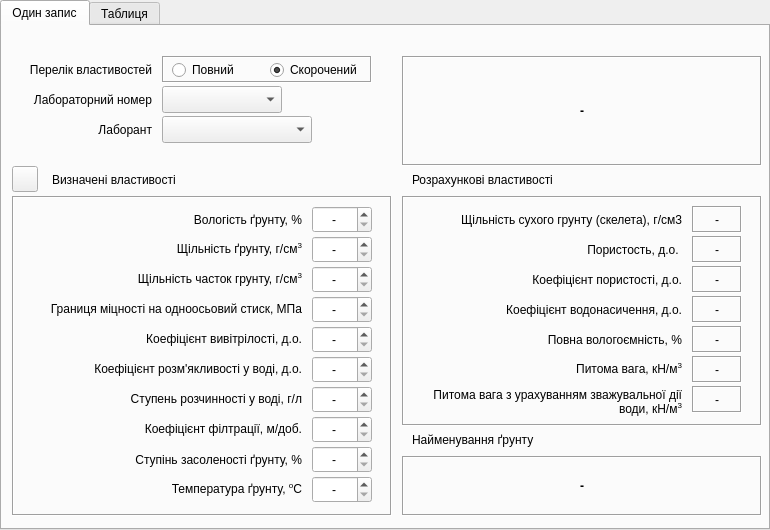
<?xml version="1.0" encoding="UTF-8"?>
<ui version="4.0">
 <class>Skala_win</class>
 <widget class="QTabWidget" name="Skala_win">
  <property name="geometry">
   <rect>
    <x>0</x>
    <y>0</y>
    <width>770</width>
    <height>530</height>
   </rect>
  </property>
  <property name="windowTitle">
   <string>Властивості скельних ґрунтів</string>
  </property>
  <property name="windowIcon">
   <iconset>
    <normaloff>../icons/16x16/categories/applications-engineering.png</normaloff>../icons/16x16/categories/applications-engineering.png</iconset>
  </property>
  <property name="locale">
   <locale language="Ukrainian" country="Ukraine"/>
  </property>
  <property name="currentIndex">
   <number>0</number>
  </property>
  <property name="tabsClosable">
   <bool>false</bool>
  </property>
  <property name="movable">
   <bool>false</bool>
  </property>
  <widget class="QWidget" name="tab">
   <attribute name="title">
    <string>Один запис</string>
   </attribute>
   <widget class="QLabel" name="label">
    <property name="geometry">
     <rect>
      <x>400</x>
      <y>30</y>
      <width>360</width>
      <height>110</height>
     </rect>
    </property>
    <property name="font">
     <font>
      <weight>75</weight>
      <bold>true</bold>
     </font>
    </property>
    <property name="frameShape">
     <enum>QFrame::Box</enum>
    </property>
    <property name="frameShadow">
     <enum>QFrame::Sunken</enum>
    </property>
    <property name="text">
     <string>-</string>
    </property>
    <property name="alignment">
     <set>Qt::AlignCenter</set>
    </property>
    <property name="wordWrap">
     <bool>true</bool>
    </property>
   </widget>
   <widget class="QLabel" name="label_19">
    <property name="geometry">
     <rect>
      <x>50</x>
      <y>140</y>
      <width>140</width>
      <height>27</height>
     </rect>
    </property>
    <property name="text">
     <string>Визначені властивості</string>
    </property>
    <property name="alignment">
     <set>Qt::AlignLeading|Qt::AlignLeft|Qt::AlignVCenter</set>
    </property>
   </widget>
   <widget class="QLabel" name="label_20">
    <property name="geometry">
     <rect>
      <x>10</x>
      <y>60</y>
      <width>140</width>
      <height>27</height>
     </rect>
    </property>
    <property name="sizePolicy">
     <sizepolicy hsizetype="Preferred" vsizetype="Preferred">
      <horstretch>0</horstretch>
      <verstretch>0</verstretch>
     </sizepolicy>
    </property>
    <property name="text">
     <string>Лабораторний номер</string>
    </property>
    <property name="alignment">
     <set>Qt::AlignRight|Qt::AlignTrailing|Qt::AlignVCenter</set>
    </property>
   </widget>
   <widget class="QComboBox" name="comboBox">
    <property name="geometry">
     <rect>
      <x>160</x>
      <y>60</y>
      <width>120</width>
      <height>27</height>
     </rect>
    </property>
   </widget>
   <widget class="QFrame" name="frame_2">
    <property name="geometry">
     <rect>
      <x>10</x>
      <y>170</y>
      <width>380</width>
      <height>320</height>
     </rect>
    </property>
    <property name="frameShape">
     <enum>QFrame::Box</enum>
    </property>
    <property name="frameShadow">
     <enum>QFrame::Sunken</enum>
    </property>
    <widget class="QLabel" name="label_14">
     <property name="geometry">
      <rect>
       <x>10</x>
       <y>250</y>
       <width>280</width>
       <height>27</height>
      </rect>
     </property>
     <property name="text">
      <string>Ступiнь засоленостi ґрунту, %</string>
     </property>
     <property name="alignment">
      <set>Qt::AlignRight|Qt::AlignTrailing|Qt::AlignVCenter</set>
     </property>
    </widget>
    <widget class="QLabel" name="label_3">
     <property name="geometry">
      <rect>
       <x>10</x>
       <y>10</y>
       <width>280</width>
       <height>27</height>
      </rect>
     </property>
     <property name="text">
      <string>Вологість ґрунту, %</string>
     </property>
     <property name="alignment">
      <set>Qt::AlignRight|Qt::AlignTrailing|Qt::AlignVCenter</set>
     </property>
    </widget>
    <widget class="QDoubleSpinBox" name="doubleSpinBox_14">
     <property name="geometry">
      <rect>
       <x>300</x>
       <y>280</y>
       <width>60</width>
       <height>27</height>
      </rect>
     </property>
     <property name="locale">
      <locale language="C" country="AnyCountry"/>
     </property>
     <property name="alignment">
      <set>Qt::AlignCenter</set>
     </property>
     <property name="specialValueText">
      <string>-</string>
     </property>
     <property name="decimals">
      <number>1</number>
     </property>
     <property name="minimum">
      <double>-99.000000000000000</double>
     </property>
     <property name="singleStep">
      <double>0.100000000000000</double>
     </property>
     <property name="value">
      <double>-99.000000000000000</double>
     </property>
    </widget>
    <widget class="QLabel" name="label_16">
     <property name="geometry">
      <rect>
       <x>10</x>
       <y>280</y>
       <width>280</width>
       <height>27</height>
      </rect>
     </property>
     <property name="text">
      <string>&lt;html&gt;&lt;head/&gt;&lt;body&gt;&lt;p&gt;Температура ґрунту, &lt;span style=&quot; vertical-align:super;&quot;&gt;o&lt;/span&gt;С&lt;/p&gt;&lt;/body&gt;&lt;/html&gt;</string>
     </property>
     <property name="alignment">
      <set>Qt::AlignRight|Qt::AlignTrailing|Qt::AlignVCenter</set>
     </property>
    </widget>
    <widget class="QLabel" name="label_4">
     <property name="geometry">
      <rect>
       <x>10</x>
       <y>40</y>
       <width>280</width>
       <height>27</height>
      </rect>
     </property>
     <property name="text">
      <string>&lt;html&gt;&lt;head/&gt;&lt;body&gt;&lt;p&gt;Щільність ґрунту, г/см&lt;span style=&quot; vertical-align:super;&quot;&gt;3&lt;/span&gt;&lt;/p&gt;&lt;/body&gt;&lt;/html&gt;</string>
     </property>
     <property name="alignment">
      <set>Qt::AlignRight|Qt::AlignTrailing|Qt::AlignVCenter</set>
     </property>
    </widget>
    <widget class="QDoubleSpinBox" name="doubleSpinBox_4">
     <property name="geometry">
      <rect>
       <x>300</x>
       <y>40</y>
       <width>60</width>
       <height>27</height>
      </rect>
     </property>
     <property name="locale">
      <locale language="C" country="AnyCountry"/>
     </property>
     <property name="alignment">
      <set>Qt::AlignCenter</set>
     </property>
     <property name="specialValueText">
      <string>-</string>
     </property>
     <property name="maximum">
      <double>9.990000000000000</double>
     </property>
     <property name="singleStep">
      <double>0.010000000000000</double>
     </property>
    </widget>
    <widget class="QDoubleSpinBox" name="doubleSpinBox">
     <property name="geometry">
      <rect>
       <x>300</x>
       <y>10</y>
       <width>60</width>
       <height>27</height>
      </rect>
     </property>
     <property name="locale">
      <locale language="C" country="AnyCountry"/>
     </property>
     <property name="wrapping">
      <bool>false</bool>
     </property>
     <property name="alignment">
      <set>Qt::AlignCenter</set>
     </property>
     <property name="specialValueText">
      <string>-</string>
     </property>
     <property name="decimals">
      <number>1</number>
     </property>
     <property name="minimum">
      <double>0.000000000000000</double>
     </property>
     <property name="maximum">
      <double>999.899999999999977</double>
     </property>
     <property name="singleStep">
      <double>0.100000000000000</double>
     </property>
     <property name="value">
      <double>0.000000000000000</double>
     </property>
    </widget>
    <widget class="QDoubleSpinBox" name="doubleSpinBox_12">
     <property name="geometry">
      <rect>
       <x>300</x>
       <y>250</y>
       <width>60</width>
       <height>27</height>
      </rect>
     </property>
     <property name="locale">
      <locale language="C" country="AnyCountry"/>
     </property>
     <property name="alignment">
      <set>Qt::AlignCenter</set>
     </property>
     <property name="specialValueText">
      <string>-</string>
     </property>
     <property name="decimals">
      <number>1</number>
     </property>
     <property name="maximum">
      <double>100.000000000000000</double>
     </property>
     <property name="singleStep">
      <double>0.100000000000000</double>
     </property>
    </widget>
    <widget class="QLabel" name="label_27">
     <property name="geometry">
      <rect>
       <x>10</x>
       <y>70</y>
       <width>280</width>
       <height>27</height>
      </rect>
     </property>
     <property name="text">
      <string>&lt;html&gt;&lt;head/&gt;&lt;body&gt;&lt;p&gt;Щiльнiсть часток грунту, г/см&lt;span style=&quot; vertical-align:super;&quot;&gt;3&lt;/span&gt;&lt;/p&gt;&lt;/body&gt;&lt;/html&gt;</string>
     </property>
     <property name="alignment">
      <set>Qt::AlignRight|Qt::AlignTrailing|Qt::AlignVCenter</set>
     </property>
     <property name="wordWrap">
      <bool>true</bool>
     </property>
    </widget>
    <widget class="QDoubleSpinBox" name="doubleSpinBox_5">
     <property name="geometry">
      <rect>
       <x>300</x>
       <y>70</y>
       <width>60</width>
       <height>27</height>
      </rect>
     </property>
     <property name="locale">
      <locale language="C" country="AnyCountry"/>
     </property>
     <property name="alignment">
      <set>Qt::AlignCenter</set>
     </property>
     <property name="specialValueText">
      <string>-</string>
     </property>
     <property name="maximum">
      <double>9.990000000000000</double>
     </property>
     <property name="singleStep">
      <double>0.010000000000000</double>
     </property>
    </widget>
    <widget class="QDoubleSpinBox" name="doubleSpinBox_6">
     <property name="geometry">
      <rect>
       <x>300</x>
       <y>130</y>
       <width>60</width>
       <height>27</height>
      </rect>
     </property>
     <property name="locale">
      <locale language="C" country="AnyCountry"/>
     </property>
     <property name="alignment">
      <set>Qt::AlignCenter</set>
     </property>
     <property name="specialValueText">
      <string>-</string>
     </property>
     <property name="maximum">
      <double>1.000000000000000</double>
     </property>
     <property name="singleStep">
      <double>0.010000000000000</double>
     </property>
    </widget>
    <widget class="QLabel" name="label_36">
     <property name="geometry">
      <rect>
       <x>10</x>
       <y>130</y>
       <width>280</width>
       <height>27</height>
      </rect>
     </property>
     <property name="text">
      <string>&lt;html&gt;&lt;head/&gt;&lt;body&gt;&lt;p&gt;Коефіцієнт вивітрілості, д.о.&lt;/p&gt;&lt;/body&gt;&lt;/html&gt;</string>
     </property>
     <property name="alignment">
      <set>Qt::AlignRight|Qt::AlignTrailing|Qt::AlignVCenter</set>
     </property>
     <property name="wordWrap">
      <bool>true</bool>
     </property>
    </widget>
    <widget class="QLabel" name="label_39">
     <property name="geometry">
      <rect>
       <x>10</x>
       <y>160</y>
       <width>280</width>
       <height>27</height>
      </rect>
     </property>
     <property name="text">
      <string>&lt;html&gt;&lt;head/&gt;&lt;body&gt;&lt;p&gt;Коефіцієнт розм'якливості у воді, д.о.&lt;/p&gt;&lt;/body&gt;&lt;/html&gt;</string>
     </property>
     <property name="alignment">
      <set>Qt::AlignRight|Qt::AlignTrailing|Qt::AlignVCenter</set>
     </property>
     <property name="wordWrap">
      <bool>true</bool>
     </property>
    </widget>
    <widget class="QDoubleSpinBox" name="doubleSpinBox_7">
     <property name="geometry">
      <rect>
       <x>300</x>
       <y>160</y>
       <width>60</width>
       <height>27</height>
      </rect>
     </property>
     <property name="locale">
      <locale language="C" country="AnyCountry"/>
     </property>
     <property name="alignment">
      <set>Qt::AlignCenter</set>
     </property>
     <property name="specialValueText">
      <string>-</string>
     </property>
     <property name="maximum">
      <double>1.000000000000000</double>
     </property>
     <property name="singleStep">
      <double>0.010000000000000</double>
     </property>
    </widget>
    <widget class="QLabel" name="label_40">
     <property name="geometry">
      <rect>
       <x>10</x>
       <y>190</y>
       <width>280</width>
       <height>27</height>
      </rect>
     </property>
     <property name="text">
      <string>&lt;html&gt;&lt;head/&gt;&lt;body&gt;&lt;p&gt;Ступень розчинності у воді, г/л&lt;/p&gt;&lt;/body&gt;&lt;/html&gt;</string>
     </property>
     <property name="alignment">
      <set>Qt::AlignRight|Qt::AlignTrailing|Qt::AlignVCenter</set>
     </property>
     <property name="wordWrap">
      <bool>true</bool>
     </property>
    </widget>
    <widget class="QDoubleSpinBox" name="doubleSpinBox_15">
     <property name="geometry">
      <rect>
       <x>300</x>
       <y>190</y>
       <width>60</width>
       <height>27</height>
      </rect>
     </property>
     <property name="locale">
      <locale language="C" country="AnyCountry"/>
     </property>
     <property name="alignment">
      <set>Qt::AlignCenter</set>
     </property>
     <property name="specialValueText">
      <string>-</string>
     </property>
     <property name="maximum">
      <double>99.989999999999995</double>
     </property>
     <property name="singleStep">
      <double>0.010000000000000</double>
     </property>
    </widget>
    <widget class="QDoubleSpinBox" name="doubleSpinBox_16">
     <property name="geometry">
      <rect>
       <x>300</x>
       <y>220</y>
       <width>60</width>
       <height>27</height>
      </rect>
     </property>
     <property name="locale">
      <locale language="C" country="AnyCountry"/>
     </property>
     <property name="alignment">
      <set>Qt::AlignCenter</set>
     </property>
     <property name="specialValueText">
      <string>-</string>
     </property>
     <property name="maximum">
      <double>99.989999999999995</double>
     </property>
     <property name="singleStep">
      <double>0.010000000000000</double>
     </property>
    </widget>
    <widget class="QLabel" name="label_42">
     <property name="geometry">
      <rect>
       <x>10</x>
       <y>220</y>
       <width>280</width>
       <height>27</height>
      </rect>
     </property>
     <property name="text">
      <string>&lt;html&gt;&lt;head/&gt;&lt;body&gt;&lt;p&gt;Коефіцієнт філтрації, м/доб.&lt;/p&gt;&lt;/body&gt;&lt;/html&gt;</string>
     </property>
     <property name="alignment">
      <set>Qt::AlignRight|Qt::AlignTrailing|Qt::AlignVCenter</set>
     </property>
     <property name="wordWrap">
      <bool>true</bool>
     </property>
    </widget>
    <widget class="QDoubleSpinBox" name="doubleSpinBox_8">
     <property name="geometry">
      <rect>
       <x>300</x>
       <y>100</y>
       <width>60</width>
       <height>27</height>
      </rect>
     </property>
     <property name="locale">
      <locale language="C" country="AnyCountry"/>
     </property>
     <property name="alignment">
      <set>Qt::AlignCenter</set>
     </property>
     <property name="specialValueText">
      <string>-</string>
     </property>
     <property name="decimals">
      <number>1</number>
     </property>
     <property name="maximum">
      <double>999.899999999999977</double>
     </property>
     <property name="singleStep">
      <double>0.100000000000000</double>
     </property>
    </widget>
    <widget class="QLabel" name="label_29">
     <property name="geometry">
      <rect>
       <x>10</x>
       <y>100</y>
       <width>280</width>
       <height>27</height>
      </rect>
     </property>
     <property name="text">
      <string>&lt;html&gt;&lt;head/&gt;&lt;body&gt;&lt;p&gt;Границя мiцностi на одноосьовий стиск, МПа&lt;/p&gt;&lt;/body&gt;&lt;/html&gt;</string>
     </property>
     <property name="alignment">
      <set>Qt::AlignRight|Qt::AlignTrailing|Qt::AlignVCenter</set>
     </property>
     <property name="wordWrap">
      <bool>true</bool>
     </property>
    </widget>
   </widget>
   <widget class="QFrame" name="frame_3">
    <property name="geometry">
     <rect>
      <x>400</x>
      <y>170</y>
      <width>360</width>
      <height>230</height>
     </rect>
    </property>
    <property name="frameShape">
     <enum>QFrame::Box</enum>
    </property>
    <property name="frameShadow">
     <enum>QFrame::Sunken</enum>
    </property>
    <widget class="QLabel" name="label_28">
     <property name="geometry">
      <rect>
       <x>30</x>
       <y>40</y>
       <width>250</width>
       <height>27</height>
      </rect>
     </property>
     <property name="text">
      <string>Пористость, д.о. </string>
     </property>
     <property name="alignment">
      <set>Qt::AlignRight|Qt::AlignTrailing|Qt::AlignVCenter</set>
     </property>
     <property name="wordWrap">
      <bool>true</bool>
     </property>
    </widget>
    <widget class="QLabel" name="label_26">
     <property name="geometry">
      <rect>
       <x>30</x>
       <y>100</y>
       <width>250</width>
       <height>27</height>
      </rect>
     </property>
     <property name="text">
      <string>Коефіцієнт водонасичення, д.о.</string>
     </property>
     <property name="alignment">
      <set>Qt::AlignRight|Qt::AlignTrailing|Qt::AlignVCenter</set>
     </property>
     <property name="wordWrap">
      <bool>true</bool>
     </property>
    </widget>
    <widget class="QLabel" name="label_32">
     <property name="geometry">
      <rect>
       <x>290</x>
       <y>40</y>
       <width>50</width>
       <height>27</height>
      </rect>
     </property>
     <property name="font">
      <font>
       <weight>50</weight>
       <bold>false</bold>
      </font>
     </property>
     <property name="frameShape">
      <enum>QFrame::Box</enum>
     </property>
     <property name="frameShadow">
      <enum>QFrame::Sunken</enum>
     </property>
     <property name="text">
      <string>-</string>
     </property>
     <property name="alignment">
      <set>Qt::AlignCenter</set>
     </property>
     <property name="margin">
      <number>0</number>
     </property>
     <property name="indent">
      <number>-1</number>
     </property>
    </widget>
    <widget class="QLabel" name="label_23">
     <property name="geometry">
      <rect>
       <x>30</x>
       <y>70</y>
       <width>250</width>
       <height>27</height>
      </rect>
     </property>
     <property name="text">
      <string>Коефіцієнт пористості, д.о.</string>
     </property>
     <property name="alignment">
      <set>Qt::AlignRight|Qt::AlignTrailing|Qt::AlignVCenter</set>
     </property>
     <property name="wordWrap">
      <bool>true</bool>
     </property>
    </widget>
    <widget class="QLabel" name="label_34">
     <property name="geometry">
      <rect>
       <x>290</x>
       <y>100</y>
       <width>50</width>
       <height>27</height>
      </rect>
     </property>
     <property name="font">
      <font>
       <weight>50</weight>
       <bold>false</bold>
      </font>
     </property>
     <property name="frameShape">
      <enum>QFrame::Box</enum>
     </property>
     <property name="frameShadow">
      <enum>QFrame::Sunken</enum>
     </property>
     <property name="text">
      <string>-</string>
     </property>
     <property name="alignment">
      <set>Qt::AlignCenter</set>
     </property>
     <property name="margin">
      <number>0</number>
     </property>
     <property name="indent">
      <number>-1</number>
     </property>
    </widget>
    <widget class="QLabel" name="label_33">
     <property name="geometry">
      <rect>
       <x>290</x>
       <y>70</y>
       <width>50</width>
       <height>27</height>
      </rect>
     </property>
     <property name="font">
      <font>
       <weight>50</weight>
       <bold>false</bold>
      </font>
     </property>
     <property name="frameShape">
      <enum>QFrame::Box</enum>
     </property>
     <property name="frameShadow">
      <enum>QFrame::Sunken</enum>
     </property>
     <property name="text">
      <string>-</string>
     </property>
     <property name="alignment">
      <set>Qt::AlignCenter</set>
     </property>
     <property name="margin">
      <number>0</number>
     </property>
     <property name="indent">
      <number>-1</number>
     </property>
    </widget>
    <widget class="QLabel" name="label_37">
     <property name="geometry">
      <rect>
       <x>290</x>
       <y>160</y>
       <width>50</width>
       <height>27</height>
      </rect>
     </property>
     <property name="font">
      <font>
       <weight>50</weight>
       <bold>false</bold>
      </font>
     </property>
     <property name="frameShape">
      <enum>QFrame::Box</enum>
     </property>
     <property name="frameShadow">
      <enum>QFrame::Sunken</enum>
     </property>
     <property name="text">
      <string>-</string>
     </property>
     <property name="alignment">
      <set>Qt::AlignCenter</set>
     </property>
     <property name="margin">
      <number>0</number>
     </property>
     <property name="indent">
      <number>-1</number>
     </property>
    </widget>
    <widget class="QLabel" name="label_38">
     <property name="geometry">
      <rect>
       <x>290</x>
       <y>130</y>
       <width>50</width>
       <height>27</height>
      </rect>
     </property>
     <property name="font">
      <font>
       <weight>50</weight>
       <bold>false</bold>
      </font>
     </property>
     <property name="frameShape">
      <enum>QFrame::Box</enum>
     </property>
     <property name="frameShadow">
      <enum>QFrame::Sunken</enum>
     </property>
     <property name="text">
      <string>-</string>
     </property>
     <property name="alignment">
      <set>Qt::AlignCenter</set>
     </property>
     <property name="margin">
      <number>0</number>
     </property>
     <property name="indent">
      <number>-1</number>
     </property>
    </widget>
    <widget class="QLabel" name="label_41">
     <property name="geometry">
      <rect>
       <x>290</x>
       <y>190</y>
       <width>50</width>
       <height>27</height>
      </rect>
     </property>
     <property name="font">
      <font>
       <weight>50</weight>
       <bold>false</bold>
      </font>
     </property>
     <property name="frameShape">
      <enum>QFrame::Box</enum>
     </property>
     <property name="frameShadow">
      <enum>QFrame::Sunken</enum>
     </property>
     <property name="text">
      <string>-</string>
     </property>
     <property name="alignment">
      <set>Qt::AlignCenter</set>
     </property>
     <property name="margin">
      <number>0</number>
     </property>
     <property name="indent">
      <number>-1</number>
     </property>
    </widget>
    <widget class="QLabel" name="label_43">
     <property name="geometry">
      <rect>
       <x>30</x>
       <y>130</y>
       <width>250</width>
       <height>27</height>
      </rect>
     </property>
     <property name="text">
      <string>Повна вологоємність, %</string>
     </property>
     <property name="alignment">
      <set>Qt::AlignRight|Qt::AlignTrailing|Qt::AlignVCenter</set>
     </property>
     <property name="wordWrap">
      <bool>true</bool>
     </property>
    </widget>
    <widget class="QLabel" name="label_44">
     <property name="geometry">
      <rect>
       <x>30</x>
       <y>160</y>
       <width>250</width>
       <height>27</height>
      </rect>
     </property>
     <property name="text">
      <string>&lt;html&gt;&lt;head/&gt;&lt;body&gt;&lt;p&gt;Питома вага, кН/м&lt;span style=&quot; vertical-align:super;&quot;&gt;3&lt;/span&gt;&lt;/p&gt;&lt;/body&gt;&lt;/html&gt;</string>
     </property>
     <property name="alignment">
      <set>Qt::AlignRight|Qt::AlignTrailing|Qt::AlignVCenter</set>
     </property>
     <property name="wordWrap">
      <bool>true</bool>
     </property>
    </widget>
    <widget class="QLabel" name="label_46">
     <property name="geometry">
      <rect>
       <x>30</x>
       <y>190</y>
       <width>250</width>
       <height>32</height>
      </rect>
     </property>
     <property name="text">
      <string>&lt;html&gt;&lt;head/&gt;&lt;body&gt;&lt;p&gt;        Питома вага з урахуванням зважувальної дії води, кН/м&lt;span style=&quot; vertical-align:super;&quot;&gt;3&lt;/span&gt;&lt;/p&gt;&lt;/body&gt;&lt;/html&gt;</string>
     </property>
     <property name="alignment">
      <set>Qt::AlignRight|Qt::AlignTrailing|Qt::AlignVCenter</set>
     </property>
     <property name="wordWrap">
      <bool>true</bool>
     </property>
    </widget>
    <widget class="QLabel" name="label_24">
     <property name="geometry">
      <rect>
       <x>30</x>
       <y>10</y>
       <width>250</width>
       <height>27</height>
      </rect>
     </property>
     <property name="text">
      <string>Щiльнiсть сухого грунту (скелета), г/см3</string>
     </property>
     <property name="alignment">
      <set>Qt::AlignRight|Qt::AlignTrailing|Qt::AlignVCenter</set>
     </property>
     <property name="wordWrap">
      <bool>true</bool>
     </property>
    </widget>
    <widget class="QLabel" name="label_45">
     <property name="geometry">
      <rect>
       <x>290</x>
       <y>10</y>
       <width>50</width>
       <height>27</height>
      </rect>
     </property>
     <property name="font">
      <font>
       <weight>50</weight>
       <bold>false</bold>
      </font>
     </property>
     <property name="frameShape">
      <enum>QFrame::Box</enum>
     </property>
     <property name="frameShadow">
      <enum>QFrame::Sunken</enum>
     </property>
     <property name="text">
      <string>-</string>
     </property>
     <property name="alignment">
      <set>Qt::AlignCenter</set>
     </property>
     <property name="margin">
      <number>0</number>
     </property>
     <property name="indent">
      <number>-1</number>
     </property>
    </widget>
   </widget>
   <widget class="QLabel" name="label_35">
    <property name="geometry">
     <rect>
      <x>410</x>
      <y>140</y>
      <width>160</width>
      <height>27</height>
     </rect>
    </property>
    <property name="text">
     <string>Розрахункові властивості</string>
    </property>
    <property name="alignment">
     <set>Qt::AlignLeading|Qt::AlignLeft|Qt::AlignVCenter</set>
    </property>
   </widget>
   <widget class="QLabel" name="label_18">
    <property name="geometry">
     <rect>
      <x>400</x>
      <y>430</y>
      <width>360</width>
      <height>60</height>
     </rect>
    </property>
    <property name="font">
     <font>
      <weight>75</weight>
      <bold>true</bold>
     </font>
    </property>
    <property name="frameShape">
     <enum>QFrame::Box</enum>
    </property>
    <property name="frameShadow">
     <enum>QFrame::Sunken</enum>
    </property>
    <property name="text">
     <string>-</string>
    </property>
    <property name="alignment">
     <set>Qt::AlignCenter</set>
    </property>
    <property name="wordWrap">
     <bool>true</bool>
    </property>
   </widget>
   <widget class="QLabel" name="label_2">
    <property name="geometry">
     <rect>
      <x>410</x>
      <y>400</y>
      <width>150</width>
      <height>27</height>
     </rect>
    </property>
    <property name="text">
     <string>Найменування ґрунту</string>
    </property>
    <property name="alignment">
     <set>Qt::AlignLeading|Qt::AlignLeft|Qt::AlignVCenter</set>
    </property>
   </widget>
   <widget class="QFrame" name="frame">
    <property name="geometry">
     <rect>
      <x>160</x>
      <y>30</y>
      <width>210</width>
      <height>27</height>
     </rect>
    </property>
    <property name="frameShape">
     <enum>QFrame::Box</enum>
    </property>
    <property name="frameShadow">
     <enum>QFrame::Sunken</enum>
    </property>
    <widget class="QWidget" name="layoutWidget">
     <property name="geometry">
      <rect>
       <x>10</x>
       <y>2</y>
       <width>191</width>
       <height>24</height>
      </rect>
     </property>
     <layout class="QHBoxLayout" name="horizontalLayout">
      <property name="spacing">
       <number>5</number>
      </property>
      <item>
       <widget class="QRadioButton" name="radioButton_2">
        <property name="text">
         <string>Повний</string>
        </property>
       </widget>
      </item>
      <item>
       <widget class="QRadioButton" name="radioButton">
        <property name="text">
         <string>Скорочений</string>
        </property>
        <property name="checkable">
         <bool>true</bool>
        </property>
        <property name="checked">
         <bool>true</bool>
        </property>
       </widget>
      </item>
     </layout>
    </widget>
   </widget>
   <widget class="QLabel" name="label_17">
    <property name="geometry">
     <rect>
      <x>10</x>
      <y>30</y>
      <width>140</width>
      <height>27</height>
     </rect>
    </property>
    <property name="text">
     <string>Перелік властивостей</string>
    </property>
    <property name="alignment">
     <set>Qt::AlignRight|Qt::AlignTrailing|Qt::AlignVCenter</set>
    </property>
   </widget>
   <widget class="QToolButton" name="toolButton_6">
    <property name="geometry">
     <rect>
      <x>10</x>
      <y>140</y>
      <width>26</width>
      <height>26</height>
     </rect>
    </property>
    <property name="toolTip">
     <string>Очистити комірку від значення</string>
    </property>
    <property name="statusTip">
     <string>Очистити комірку від значення. Відобразити None</string>
    </property>
    <property name="icon">
     <iconset>
      <normaloff>../icons/16x16/actions/edit-clear.png</normaloff>../icons/16x16/actions/edit-clear.png</iconset>
    </property>
   </widget>
   <widget class="QComboBox" name="comboBox_2">
    <property name="geometry">
     <rect>
      <x>160</x>
      <y>90</y>
      <width>150</width>
      <height>27</height>
     </rect>
    </property>
   </widget>
   <widget class="QLabel" name="label_48">
    <property name="geometry">
     <rect>
      <x>10</x>
      <y>90</y>
      <width>140</width>
      <height>27</height>
     </rect>
    </property>
    <property name="sizePolicy">
     <sizepolicy hsizetype="Preferred" vsizetype="Preferred">
      <horstretch>0</horstretch>
      <verstretch>0</verstretch>
     </sizepolicy>
    </property>
    <property name="text">
     <string>Лаборант</string>
    </property>
    <property name="alignment">
     <set>Qt::AlignRight|Qt::AlignTrailing|Qt::AlignVCenter</set>
    </property>
   </widget>
   <zorder>frame_2</zorder>
   <zorder>label</zorder>
   <zorder>label_19</zorder>
   <zorder>label_20</zorder>
   <zorder>comboBox</zorder>
   <zorder>frame_3</zorder>
   <zorder>label_35</zorder>
   <zorder>label_18</zorder>
   <zorder>label_2</zorder>
   <zorder>frame</zorder>
   <zorder>label_17</zorder>
   <zorder>toolButton_6</zorder>
   <zorder>comboBox_2</zorder>
   <zorder>label_48</zorder>
  </widget>
  <widget class="QWidget" name="tab">
   <attribute name="title">
    <string>Таблиця</string>
   </attribute>
   <layout class="QGridLayout" name="gridLayout">
    <item row="0" column="0">
     <widget class="QTableView" name="tableSkala">
      <property name="frameShape">
       <enum>QFrame::StyledPanel</enum>
      </property>
      <property name="autoScroll">
       <bool>true</bool>
      </property>
     </widget>
    </item>
   </layout>
  </widget>
 </widget>
 <tabstops>
  <tabstop>radioButton_2</tabstop>
  <tabstop>radioButton</tabstop>
  <tabstop>comboBox</tabstop>
  <tabstop>comboBox_2</tabstop>
  <tabstop>doubleSpinBox</tabstop>
  <tabstop>doubleSpinBox_4</tabstop>
  <tabstop>doubleSpinBox_5</tabstop>
  <tabstop>doubleSpinBox_8</tabstop>
  <tabstop>doubleSpinBox_6</tabstop>
  <tabstop>doubleSpinBox_7</tabstop>
  <tabstop>doubleSpinBox_15</tabstop>
  <tabstop>doubleSpinBox_16</tabstop>
  <tabstop>doubleSpinBox_12</tabstop>
  <tabstop>doubleSpinBox_14</tabstop>
  <tabstop>toolButton_6</tabstop>
  <tabstop>tableSkala</tabstop>
 </tabstops>
 <resources/>
 <connections/>
</ui>
